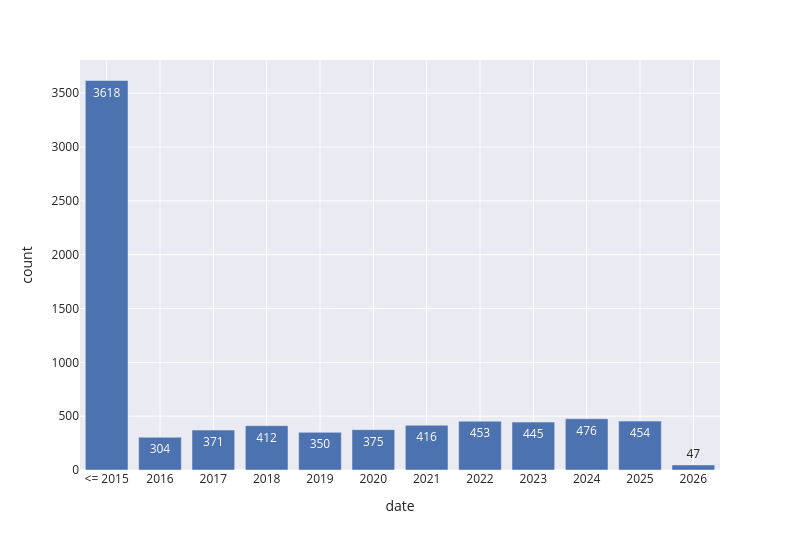

Write notebook code for a chart like this one.
### Code cell
fig = px.bar(
    data_frame=date,
    x="date",
    y="count",
    text = "count",
    width=800,
    height=550
)
save_fig(fig, 'year_distribution.svg')
show(fig)

### Figure 1 — Plotly figure (JSON) as saved in the notebook; plotly's stock layout.template omitted (floating-point values rounded to 4 significant figures)
{"data": [{"hovertemplate": "date=%{x}<br>count=%{text}<extra></extra>", "legendgroup": "", "marker": {"color": "rgb(76,114,176)", "pattern": {"shape": ""}}, "name": "", "orientation": "v", "showlegend": false, "text": [3618.0, 304.0, 371.0, 412.0, 350.0, 375.0, 416.0, 453.0, 445.0, 476.0, 454.0, 47.0], "textposition": "auto", "type": "bar", "x": ["<= 2015", "2016", "2017", "2018", "2019", "2020", "2021", "2022", "2023", "2024", "2025", "2026"], "xaxis": "x", "y": [3618, 304, 371, 412, 350, 375, 416, 453, 445, 476, 454, 47], "yaxis": "y"}], "layout": {"barmode": "relative", "font": {"size": 12}, "height": 550, "legend": {"tracegroupgap": 0}, "margin": {"t": 60}, "width": 800, "xaxis": {"anchor": "y", "domain": [0, 1], "title": {"text": "date"}}, "yaxis": {"anchor": "x", "domain": [0, 1], "title": {"text": "count"}}}}
